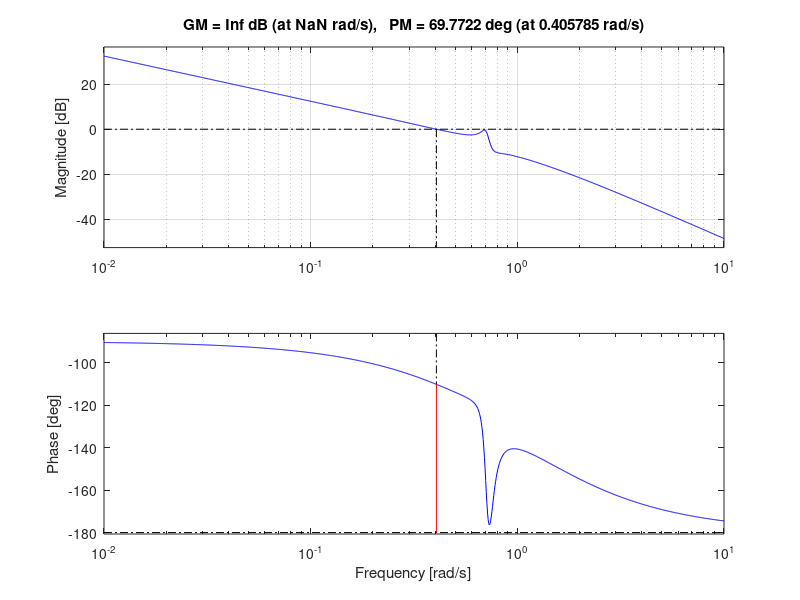

Source code (MATLAB):
%% Inicio Limpio
clc;        % Consola limpia
clear;      % Workspace limpio
close all;  % Cierra otras ventanas

%% Transferencia ejemplo 1
s = tf('s');

LG = 10 / (s*(0.5*s + 1))

bode(LG); 
% margin(LG);
grid;

% Funciona cuando SÓLO cambia la fase o SÓLO cambia la ganancia

%% Transferencia ejemplo 2
close all;

LG = 20 / ((0.2*s+1)*(0.5*s+1)*(s+1))

margin(LG); grid;
% Es estable?

%% Transferencia ejemplo 3
close all;

K = 10
% K = 30
% K = 100
LG = K / (s*(s+1)*(s+5))

margin(LG); grid;
% Es estable? Para que valores de K?

%% Transferencia ejemplo 4
close all;

LG = 1.3 * (s+2) / (s^3 + s^2 + 6*s + 1)

margin(LG); grid;

%% Transferencia ejemplo 5 (4 modificado)
% ¿Que pasa si se modifica otra variable, que no afecte únicamente a la
% ganancia, ni únicamente a la fase? (es decir, afecta a ambas partes)
close all;

LG = 1.3 * (s+2) / (s^3 + s^2 + 3*s + 1)

margin(LG); grid;
% En este caso, ¿se gana o se pierde margen de estabilidad?

%% Transferencia ejemplo 6
close all;

LG = 0.38 * (s^2 + 0.1*s + 0.55) / (s*(s+1)*(s^2 + 0.06*s + 0.5))

margin(LG); grid;
% ¿Es bueno el MG obtenido en este control?
% ¿Es bueno el MF obtenido en este control? 


